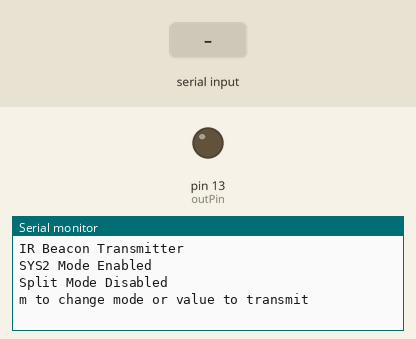
This sketch was run on a simulated Arduino Uno, built with avr-gcc and run on an emulated ATmega328P. Shown: output pins drawn as LEDs (lit = HIGH), the last lines printed to the serial monitor. The inputs (shaded band) are chosen by the test bench.

Above: at 1.2 s.
1.3 s: "90,45,200\n" received over Serial
At 2.5 s:
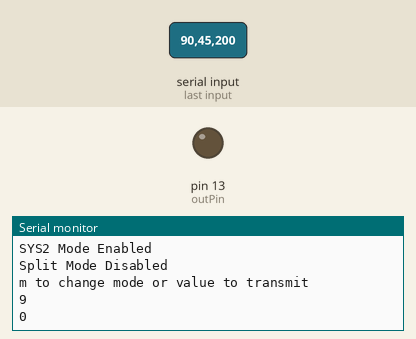
3.4 s: "s,45\n" received over Serial
At 6.34 s:
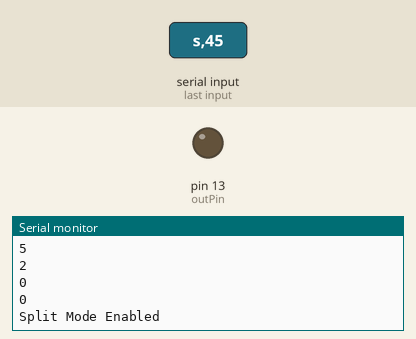
Timing chart, 0 to 7.8 s (numbered marks = the images above; inputs shaded):
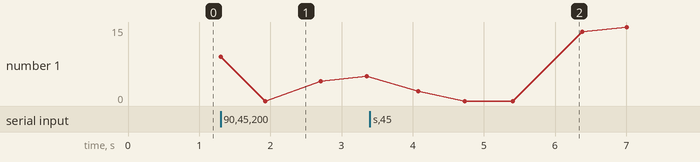

The sketch:

irTX.ino
```cpp
// Transmits IR Beacon signals
// Messages encoded by timing between pulses
// SYNC 4 3 2 1 0 SYNC ...
// Output: Pin D13 (PB5)
//
// SYS2 Timing - Frequency = 3.2768 MHz
// T = 1/F * 512 = 156.25 us
// Number of timer ticks = T * 16 = 2500 ticks
// Sync = 15000 ticks
// logic 0 = 7500 ticks
// logic 1 = 5000 ticks
//
// SYS4 Timing - Frequency = 3.5795 MHz
// T = 1/F * 512 = 143.05 us
// Number of timer ticks = T * 16 = 2289 ticks
// Sync = 13732 ticks
// logic 0 = 6866 ticks
// logic 1 = 4577 ticks

#define PB5 5
int outPin = 13;  // Use digital pin 13 as output

const int SYS2SYNC = 15000, SYS2LOGIC0 = 7500, SYS2LOGIC1 = 5000;

const int SYS4SYNC = 13732, SYS4LOGIC0 = 6866, SYS4LOGIC1 = 4577;

const int PULSE_WIDTH = 3; //approx 3us pulse width
const int REPEAT = 10;

int sync, logic0, logic1;

const boolean SYS2 = false;
const boolean SYS4 = true;
boolean mode;
boolean split;

void setup()
{
  pinMode(outPin, OUTPUT);
  Serial.begin(115200);
  Serial.println("IR Beacon Transmitter");
  setMode(SYS2);
  splitMode(split);
  Serial.println("m to change mode or value to transmit");
}

void loop()
{
  if (Serial.available())
  {
    char ser = Serial.read();

    if(ser == 'm'){
      setMode(!mode);
    }
    if(ser == 's'){
      splitMode(!split);
    }
    else if((ser >= 48) && (ser <= 57)) // Characters 0 through 9
    {
      byte b = ser - 48; // convert ascii code to byte hex value
      bitWrite(b, 4, split); // write split value to MSB
      transmit(b, REPEAT);
    }
    else if((ser >= 97) && (ser <= 102)) // Characters a through f
    {
      byte b = ser - 87; // convert ascii code to byte hex value
      bitWrite(b, 4, split); // write split value to MSB
      transmit(b, REPEAT);
    }
  }
  delay(100);
}

void transmit(byte b, int times)
{
  Serial.println(b, HEX);
  for(int x=0; x<times+1; x++)
  {
    pulse();
    delayMicroseconds(sync);
    for(int i=4; i>=0; i--)
    {
      pulse();
      if(bitRead(b, i))
      {
        delayMicroseconds(logic1);
      }
      else
      {
        delayMicroseconds(logic0);
      }
    }
    pulse();
  }
}

void pulse()
{
  PORTB |= 1<<PB5;       // sets pin13 high
  delayMicroseconds(PULSE_WIDTH);
  PORTB &= ~(1<<PB5);    // sets pin13 low
}

void setMode(boolean newmode)
{
  mode = newmode;
  if(newmode == SYS2)
  {
    Serial.println("SYS2 Mode Enabled");
    sync = SYS2SYNC;
    logic0 = SYS2LOGIC0;
    logic1 = SYS2LOGIC1;
  }
  else
  {
    Serial.println("SYS4 Mode Enabled");
    sync = SYS4SYNC;
    logic0 = SYS4LOGIC0;
    logic1 = SYS4LOGIC1;
  }
}

void splitMode(boolean newmode)
{
  split = newmode;
  if(split == true)
  {
    Serial.println("Split Mode Enabled");
  }
  else
  {
    Serial.println("Split Mode Disabled");
  }
}
```

Measured:
- after the input at 1.3 s, the serial monitor: prints a new line at once (image 1)
- after the input at 3.4 s, the serial monitor: prints a new line after 2.8 s (image 2)
- plotted number 1: 5 → 15 after the input at 3.4 s
